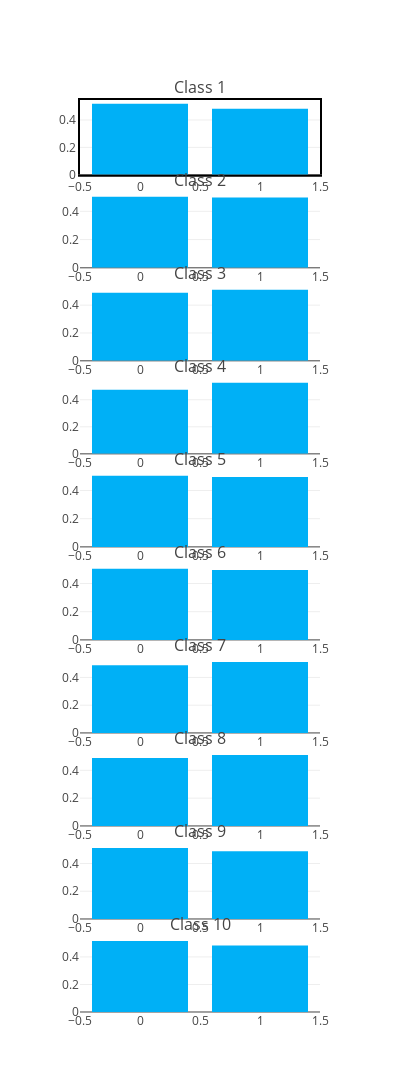

Write notebook code for a chart like this one.
### Code cell
import plotly
import plotly.graph_objs as go

plotly.offline.init_notebook_mode(connected=True)

# fig = py.tools.make_subplots(rows=len(class_list), cols=1)


for n_features in [2, 16, 64, 256]:
    print("Running")
    data_train, data_query = ya.data.getCaltech(num_descriptors=1e5,
                                                pickle_load=False,
                                                pickle_dump=False,
                                                num_features=n_features)
    X_train, y_train = data_train[:, :-1], data_train[:, -1]
    class_list = np.unique(y_train)
    fig = plotly.tools.make_subplots(rows=len(class_list), 
                                     cols=1, 
                                     vertical_spacing=0.02,
                                     subplot_titles = ('Class 1', 'Class 2', 'Class 3', 'Class 4', 'Class 5',
                                                       'Class 6', 'Class 7', 'Class 8', 'Class 9', 'Class 10'))
    x_axis = np.arange(n_features)
    
    for image_class in class_list:
        imgs = X_train[y_train==image_class]
        average_features = np.mean(imgs, axis=0)
        print(image_class)
        trace=go.Bar(
            x = x_axis,
            y = average_features,
            marker=dict(
                color='rgb(0,176,246)'
            )
        )
        fig.append_trace(trace, row=int(image_class+1), col=1)

    layout = go.Layout(
        height = 2000,
        width= 400,
        showlegend=False,
        xaxis=dict(
            linecolor = 'black',
            linewidth = 2,
            mirror = True
        ),
        yaxis=dict(
            linecolor = 'black',
            linewidth = 2,
            mirror = True
        ),
    )

    fig['layout'].update(layout)

    plotly.offline.iplot(fig)
    plotly.io.write_image(fig, 'assets/3.1/bar/train/plotly/%i_kmeans_train.pdf'%n_features,)
    
    break
    

# layout = go.Layout(
# #     title = 'Testing ',
# #     bargap = 0.2,
#     height = 2000,
#     width= 400,
# #     marker = dict(
# #           color = 'blue'
# #     ),
# #     xaxis=dict(
# # #         type="category"
# # #         tickvals=x_axis
# # #         tickformat='0f'
# #         dtick=1
# #     ),
#     showlegend=False
# )

# fig['layout'].update(layout)

# plotly.offline.iplot(fig)
# for image_class, ax in zip(class_list, axes.flatten()):
#     imgs = X_train[y_train == image_class]
#     average_features=np.mean(imgs, axis=0)
#     ax.bar
#     fig.
# print(axes)

### Figure 1 — Plotly figure (JSON) as saved in the notebook; plotly's stock layout.template omitted (floating-point values rounded to 4 significant figures)
{"data": [{"marker": {"color": "rgb(0,176,246)"}, "type": "bar", "uid": "12f80ce8-307e-11e9-a5bd-784f436025be", "x": [0, 1], "xaxis": "x", "y": [0.5186, 0.4814], "yaxis": "y"}, {"marker": {"color": "rgb(0,176,246)"}, "type": "bar", "uid": "12f8c6ee-307e-11e9-9c55-784f436025be", "x": [0, 1], "xaxis": "x2", "y": [0.503, 0.497], "yaxis": "y2"}, {"marker": {"color": "rgb(0,176,246)"}, "type": "bar", "uid": "12f98066-307e-11e9-9804-784f436025be", "x": [0, 1], "xaxis": "x3", "y": [0.4896, 0.5104], "yaxis": "y3"}, {"marker": {"color": "rgb(0,176,246)"}, "type": "bar", "uid": "12fa39ac-307e-11e9-b186-784f436025be", "x": [0, 1], "xaxis": "x4", "y": [0.4746, 0.5254], "yaxis": "y4"}, {"marker": {"color": "rgb(0,176,246)"}, "type": "bar", "uid": "12faf2d4-307e-11e9-a0d3-784f436025be", "x": [0, 1], "xaxis": "x5", "y": [0.5043, 0.4957], "yaxis": "y5"}, {"marker": {"color": "rgb(0,176,246)"}, "type": "bar", "uid": "12fba9ae-307e-11e9-baf5-784f436025be", "x": [0, 1], "xaxis": "x6", "y": [0.504, 0.496], "yaxis": "y6"}, {"marker": {"color": "rgb(0,176,246)"}, "type": "bar", "uid": "12fc7e7e-307e-11e9-b452-784f436025be", "x": [0, 1], "xaxis": "x7", "y": [0.4879, 0.5121], "yaxis": "y7"}, {"marker": {"color": "rgb(0,176,246)"}, "type": "bar", "uid": "12fd4518-307e-11e9-b5d2-784f436025be", "x": [0, 1], "xaxis": "x8", "y": [0.4891, 0.5109], "yaxis": "y8"}, {"marker": {"color": "rgb(0,176,246)"}, "type": "bar", "uid": "12fdff2e-307e-11e9-b8a1-784f436025be", "x": [0, 1], "xaxis": "x9", "y": [0.5121, 0.4879], "yaxis": "y9"}, {"marker": {"color": "rgb(0,176,246)"}, "type": "bar", "uid": "12feb838-307e-11e9-9773-784f436025be", "x": [0, 1], "xaxis": "x10", "y": [0.5161, 0.4839], "yaxis": "y10"}], "layout": {"annotations": [{"font": {"size": 16}, "showarrow": false, "text": "Class 1", "x": 0.5, "xanchor": "center", "xref": "paper", "y": 1.0, "yanchor": "bottom", "yref": "paper"}, {"font": {"size": 16}, "showarrow": false, "text": "Class 2", "x": 0.5, "xanchor": "center", "xref": "paper", "y": 0.898, "yanchor": "bottom", "yref": "paper"}, {"font": {"size": 16}, "showarrow": false, "text": "Class 3", "x": 0.5, "xanchor": "center", "xref": "paper", "y": 0.796, "yanchor": "bottom", "yref": "paper"}, {"font": {"size": 16}, "showarrow": false, "text": "Class 4", "x": 0.5, "xanchor": "center", "xref": "paper", "y": 0.694, "yanchor": "bottom", "yref": "paper"}, {"font": {"size": 16}, "showarrow": false, "text": "Class 5", "x": 0.5, "xanchor": "center", "xref": "paper", "y": 0.592, "yanchor": "bottom", "yref": "paper"}, {"font": {"size": 16}, "showarrow": false, "text": "Class 6", "x": 0.5, "xanchor": "center", "xref": "paper", "y": 0.49, "yanchor": "bottom", "yref": "paper"}, {"font": {"size": 16}, "showarrow": false, "text": "Class 7", "x": 0.5, "xanchor": "center", "xref": "paper", "y": 0.388, "yanchor": "bottom", "yref": "paper"}, {"font": {"size": 16}, "showarrow": false, "text": "Class 8", "x": 0.5, "xanchor": "center", "xref": "paper", "y": 0.286, "yanchor": "bottom", "yref": "paper"}, {"font": {"size": 16}, "showarrow": false, "text": "Class 9", "x": 0.5, "xanchor": "center", "xref": "paper", "y": 0.184, "yanchor": "bottom", "yref": "paper"}, {"font": {"size": 16}, "showarrow": false, "text": "Class 10", "x": 0.5, "xanchor": "center", "xref": "paper", "y": 0.082, "yanchor": "bottom", "yref": "paper"}], "height": 2000, "showlegend": false, "width": 400, "xaxis": {"anchor": "y", "domain": [0, 1], "linecolor": "black", "linewidth": 2, "mirror": true}, "xaxis10": {"anchor": "y10", "domain": [0, 1]}, "xaxis2": {"anchor": "y2", "domain": [0, 1]}, "xaxis3": {"anchor": "y3", "domain": [0, 1]}, "xaxis4": {"anchor": "y4", "domain": [0, 1]}, "xaxis5": {"anchor": "y5", "domain": [0, 1]}, "xaxis6": {"anchor": "y6", "domain": [0, 1]}, "xaxis7": {"anchor": "y7", "domain": [0, 1]}, "xaxis8": {"anchor": "y8", "domain": [0, 1]}, "xaxis9": {"anchor": "y9", "domain": [0, 1]}, "yaxis": {"anchor": "x", "domain": [0.918, 1.0], "linecolor": "black", "linewidth": 2, "mirror": true}, "yaxis10": {"anchor": "x10", "domain": [0, 0.082]}, "yaxis2": {"anchor": "x2", "domain": [0.816, 0.898]}, "yaxis3": {"anchor": "x3", "domain": [0.714, 0.796]}, "yaxis4": {"anchor": "x4", "domain": [0.612, 0.694]}, "yaxis5": {"anchor": "x5", "domain": [0.51, 0.592]}, "yaxis6": {"anchor": "x6", "domain": [0.408, 0.49]}, "yaxis7": {"anchor": "x7", "domain": [0.306, 0.388]}, "yaxis8": {"anchor": "x8", "domain": [0.204, 0.286]}, "yaxis9": {"anchor": "x9", "domain": [0.102, 0.184]}}}
